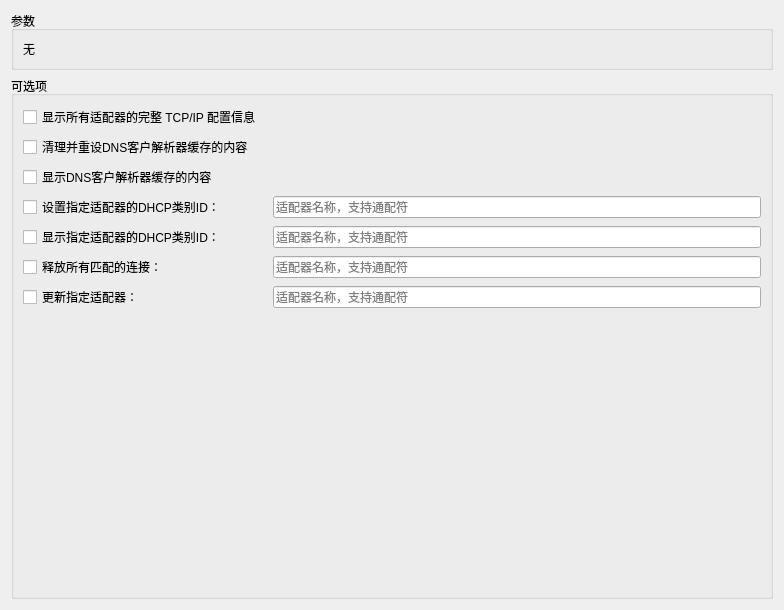
<?xml version="1.0" encoding="UTF-8"?>
<ui version="4.0">
 <class>IpconfigEditor</class>
 <widget class="QWidget" name="IpconfigEditor">
  <property name="geometry">
   <rect>
    <x>0</x>
    <y>0</y>
    <width>784</width>
    <height>610</height>
   </rect>
  </property>
  <property name="windowTitle">
   <string>Form</string>
  </property>
  <layout class="QVBoxLayout" name="verticalLayout">
   <item>
    <widget class="QGroupBox" name="groupBox">
     <property name="title">
      <string>参数</string>
     </property>
     <layout class="QHBoxLayout" name="horizontalLayout">
      <item>
       <widget class="QLabel" name="label">
        <property name="text">
         <string>无</string>
        </property>
       </widget>
      </item>
     </layout>
    </widget>
   </item>
   <item>
    <widget class="QGroupBox" name="groupBox_2">
     <property name="title">
      <string>可选项</string>
     </property>
     <layout class="QVBoxLayout" name="verticalLayout_6">
      <item>
       <layout class="QGridLayout" name="gridLayout" columnstretch="0">
        <property name="horizontalSpacing">
         <number>20</number>
        </property>
        <item row="5" column="0">
         <layout class="QHBoxLayout" name="horizontalLayout_4">
          <item>
           <widget class="QCheckBox" name="checkBox_release">
            <property name="minimumSize">
             <size>
              <width>250</width>
              <height>0</height>
             </size>
            </property>
            <property name="text">
             <string>释放所有匹配的连接：</string>
            </property>
            <property name="autoExclusive">
             <bool>true</bool>
            </property>
           </widget>
          </item>
          <item>
           <widget class="QLineEdit" name="lineEdit_release">
            <property name="toolTip">
             <string>空表示更新所有</string>
            </property>
            <property name="placeholderText">
             <string>适配器名称，支持通配符</string>
            </property>
           </widget>
          </item>
         </layout>
        </item>
        <item row="4" column="0">
         <layout class="QHBoxLayout" name="horizontalLayout_5">
          <item>
           <widget class="QCheckBox" name="checkBox_showclassid">
            <property name="minimumSize">
             <size>
              <width>250</width>
              <height>0</height>
             </size>
            </property>
            <property name="text">
             <string>显示指定适配器的DHCP类别ID：</string>
            </property>
            <property name="autoExclusive">
             <bool>false</bool>
            </property>
           </widget>
          </item>
          <item>
           <widget class="QLineEdit" name="lineEdit_showclassid">
            <property name="toolTip">
             <string>空表示更新所有</string>
            </property>
            <property name="placeholderText">
             <string>适配器名称，支持通配符</string>
            </property>
           </widget>
          </item>
         </layout>
        </item>
        <item row="6" column="0">
         <layout class="QHBoxLayout" name="horizontalLayout_2">
          <item>
           <widget class="QCheckBox" name="checkBox_renew">
            <property name="minimumSize">
             <size>
              <width>250</width>
              <height>0</height>
             </size>
            </property>
            <property name="text">
             <string>更新指定适配器：</string>
            </property>
            <property name="autoExclusive">
             <bool>false</bool>
            </property>
           </widget>
          </item>
          <item>
           <widget class="QLineEdit" name="lineEdit_renew">
            <property name="toolTip">
             <string>空表示更新所有</string>
            </property>
            <property name="placeholderText">
             <string>适配器名称，支持通配符</string>
            </property>
           </widget>
          </item>
         </layout>
        </item>
        <item row="3" column="0">
         <layout class="QHBoxLayout" name="horizontalLayout_6">
          <item>
           <widget class="QCheckBox" name="checkBox_setclassid">
            <property name="minimumSize">
             <size>
              <width>250</width>
              <height>0</height>
             </size>
            </property>
            <property name="text">
             <string>设置指定适配器的DHCP类别ID：</string>
            </property>
            <property name="autoExclusive">
             <bool>false</bool>
            </property>
           </widget>
          </item>
          <item>
           <widget class="QLineEdit" name="lineEdit_setclassid">
            <property name="toolTip">
             <string>空表示更新所有</string>
            </property>
            <property name="placeholderText">
             <string>适配器名称，支持通配符</string>
            </property>
           </widget>
          </item>
         </layout>
        </item>
        <item row="0" column="0">
         <widget class="QCheckBox" name="checkBox_all">
          <property name="text">
           <string>显示所有适配器的完整 TCP/IP 配置信息</string>
          </property>
          <property name="autoExclusive">
           <bool>false</bool>
          </property>
         </widget>
        </item>
        <item row="1" column="0">
         <widget class="QCheckBox" name="checkBox_flushdns">
          <property name="text">
           <string>清理并重设DNS客户解析器缓存的内容</string>
          </property>
          <property name="autoExclusive">
           <bool>false</bool>
          </property>
         </widget>
        </item>
        <item row="2" column="0">
         <widget class="QCheckBox" name="checkBox_displaydns">
          <property name="text">
           <string>显示DNS客户解析器缓存的内容</string>
          </property>
          <property name="autoExclusive">
           <bool>false</bool>
          </property>
         </widget>
        </item>
       </layout>
      </item>
      <item>
       <spacer name="verticalSpacer">
        <property name="orientation">
         <enum>Qt::Vertical</enum>
        </property>
        <property name="sizeHint" stdset="0">
         <size>
          <width>20</width>
          <height>40</height>
         </size>
        </property>
       </spacer>
      </item>
     </layout>
    </widget>
   </item>
  </layout>
 </widget>
 <resources/>
 <connections/>
</ui>
